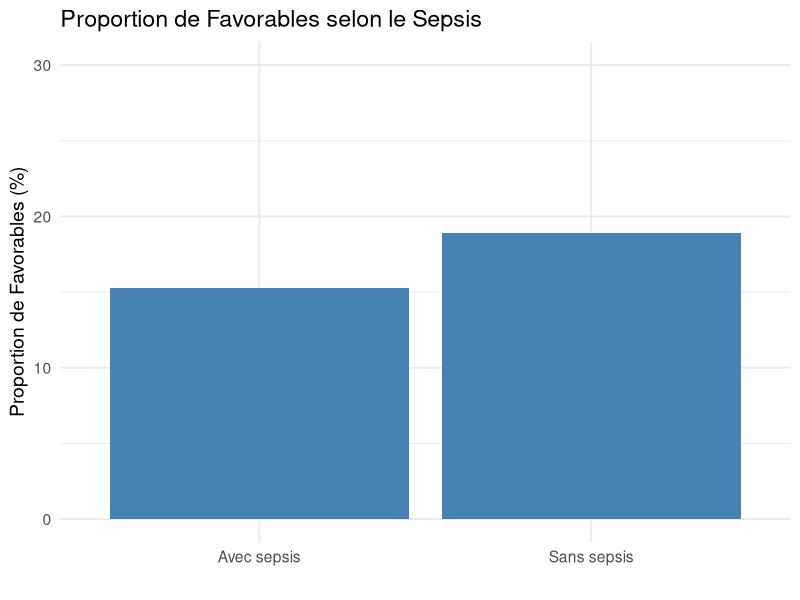
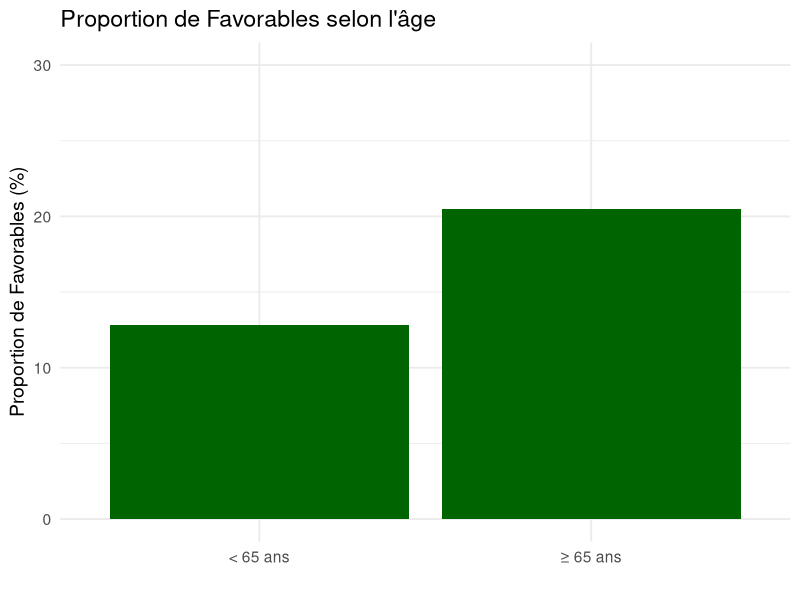
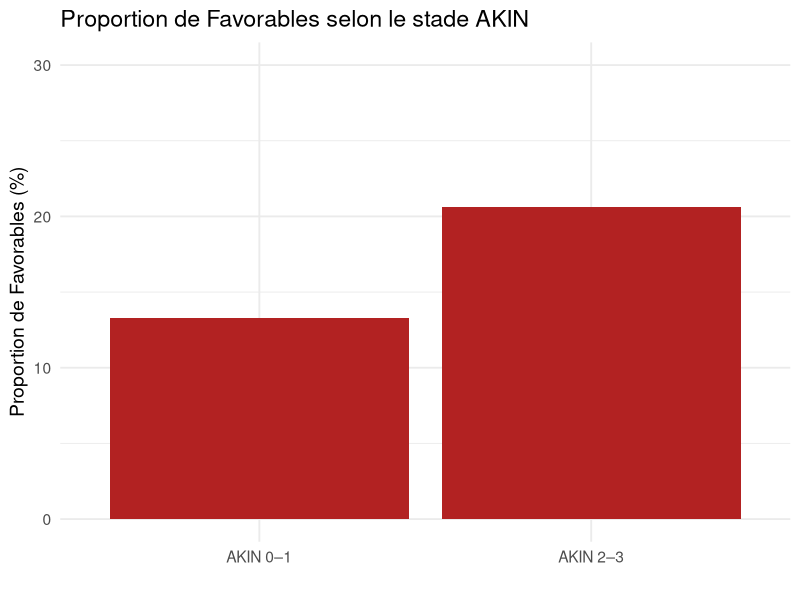
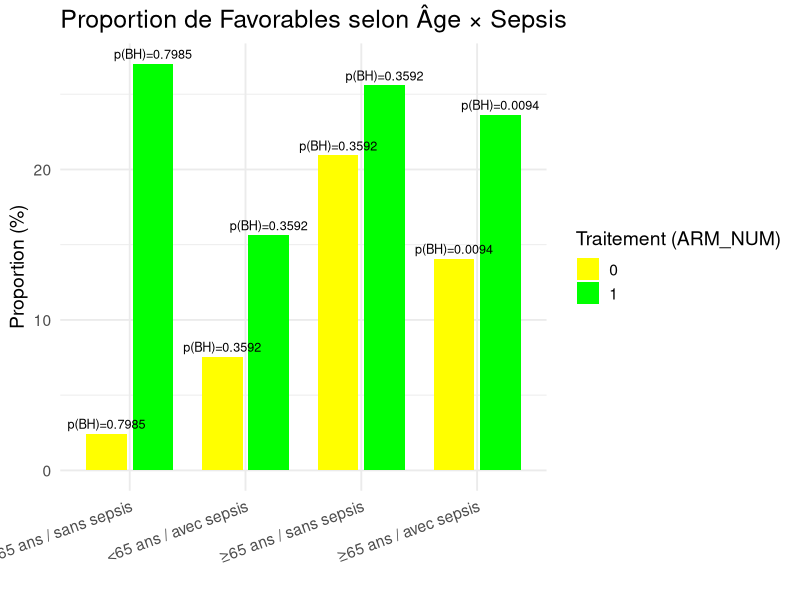
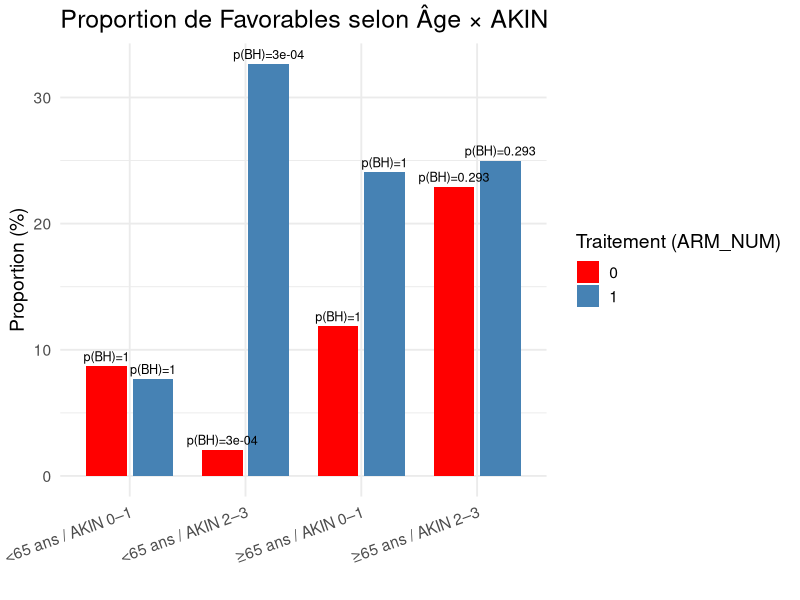
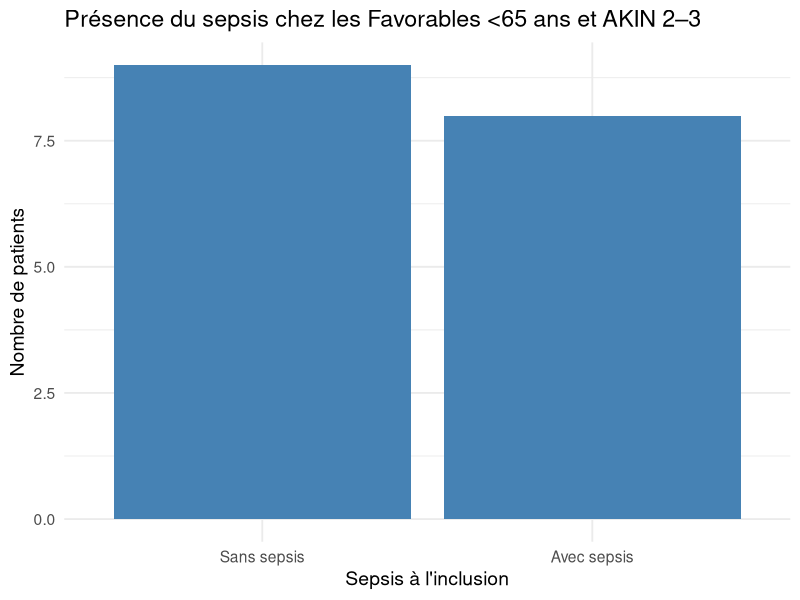
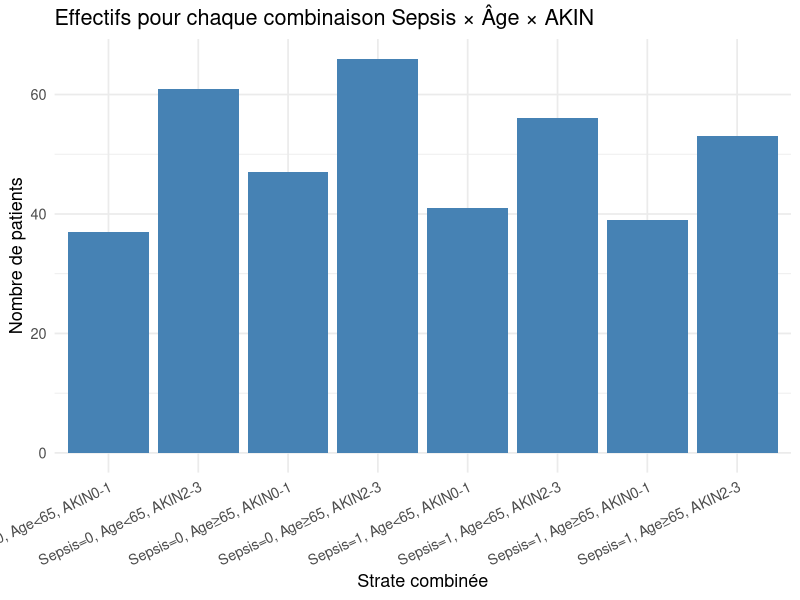

Write R code to recreate these figures, in order.
library(dplyr)
library(ggplot2)


df_VITAL_STATUS <- read.csv("Data/VITAL_STATUS.csv")
df_RANDOMIZATION <- read.csv("Data/RANDOMIZATION.csv")
df_SOFA <- read.csv("Data/SOFA.csv")

### Id les individus mort avant J28
Indiv_mort <- df_VITAL_STATUS %>%
  filter(VITAL_STATUS_D28 == 0) %>%
  select (SUBJID, SURNAME, NAME)
# 279 mort avant J28




### Création d'un df final 
# filtrage des modalités
df_RANDOMIZATION <- df_RANDOMIZATION %>%
  select(SUBJID,INCL_SEPSIS_YN,AGE_CLASS,INCL_AKIN,ARM_NUM)

df_VITAL_STATUS <- df_VITAL_STATUS %>%
  select(SUBJID,VITAL_STATUS_D28)

df_SOFA <- df_SOFA %>%
  select(SUBJID,SOFA_hepatic_D7,SOFA_cardiovasc_D7, SOFA_respiratory_D7, SOFA_neurologic_D7, SOFA_renal_D7, SOFA_haematologic_D7)


### Fusion finale
data <- df_RANDOMIZATION %>%
  left_join(df_VITAL_STATUS, by = "SUBJID") %>%
  left_join(df_SOFA, by = "SUBJID")




#calcul de l'estimateur / patient : Sofa < 3: (1) /Non (0)
#et calcul de l'estimateur / patient : Favorable(1) /Non (0)
#initialisation des nouvelles variables :
data$Sofa_ok<-rep(NA, 400)
data$Favorable<-rep(NA, 400)

for (i in 1:400) {
  data[i,"Sofa_ok"]<-if (max(data[i,c("SOFA_hepatic_D7","SOFA_cardiovasc_D7", "SOFA_respiratory_D7", "SOFA_neurologic_D7", "SOFA_renal_D7", "SOFA_haematologic_D7")]) < 3) 1 else 0 #Sofa_ok
  data[i,'Favorable']<-if(data[i,"VITAL_STATUS_D28"]== 1 & data[i,"Sofa_ok"]==1) 1 else 0 #Favorable 1/0
}



data <- data %>%
  select (SUBJID, INCL_SEPSIS_YN, AGE_CLASS, INCL_AKIN, VITAL_STATUS_D28, Sofa_ok, Favorable, ARM_NUM)


###### Exploration 
sum(data$Favorable) #67 Favorable
sum(data$Sofa_ok) # 193 SOfa OK
sum(data$VITAL_STATUS_D28) #121 Survivants 28J

sum(data$ARM_NUM) #199 traité au SB

a <- sum(data$Favorable == 1 & data$ARM_NUM == 1) #44
c <- sum(data$Favorable == 1 & data$ARM_NUM == 0) #23
b <- sum(data$Favorable == 0 & data$ARM_NUM == 1) #155
d <- sum(data$Favorable == 0 & data$ARM_NUM == 0) #178

Tab_contingence <- matrix(
  c(a, b, c, d),
  nrow = 2,
  byrow = TRUE,
  dimnames = list(
    ARM_NUM   = c("1_traitement_SB", "0_sans_SB"),
    Favorable = c("1_oui", "0_non")
  )
)

Tab_contingence


#######################

sum(data$AGE_CLASS == 1 & data$Favorable == 1  & data$ARM_NUM == 1)
sum(data$AGE_CLASS == 0 & data$Favorable == 1  & data$ARM_NUM == 1)
sum(data$AGE_CLASS == 1 & data$VITAL_STATUS_D28 == 1)


############# Test du chi2 #############

res_chi2 <- chisq.test(Tab_contingence, correct = FALSE)
res_chi2

res_chi2$expected #effectif attendue 
res_chi2$p.value


# p = 0.00428 < 0.05 donc on rejette HO donc une issue favorable dépend du traitement reçu 

#################### ODDS #########

# Odds ratio brut
OR <- (a * d) / (b * c)
OR

# Log(OR) et erreur standard
log_OR <- log(OR)
SE_log_OR <- sqrt(1/a + 1/b + 1/c + 1/d)
log_OR
SE_log_OR
# Intervalle de confiance à 95 %
IC_inf <- exp(log_OR - 1.96 * SE_log_OR)
IC_sup <- exp(log_OR + 1.96 * SE_log_OR)

OR
IC_inf
IC_sup


#stratification
table_sepsis <- table(data$Favorable, data$INCL_SEPSIS_YN)
table_sepsis

table_age <- table(data$Favorable, data$AGE_CLASS)
table_age
table_akin <- table(data$Favorable, data$INCL_AKIN)
table_akin
library(ggplot2)
df_plot <- data.frame(
  Groupe = c("Sans sepsis", "Avec sepsis",
             "< 65 ans", "≥ 65 ans",
             "AKIN 0–1", "AKIN 2–3"),
  Pourcentage = c(
    31/(31+133)*100, 36/(36+200)*100,
    25/(25+170)*100, 42/(42+163)*100,
    28/(28+183)*100, 39/(39+150)*100
  ),
  Type = c("Sepsis", "Sepsis",
           "Âge", "Âge",
           "AKIN", "AKIN")
)
ggplot(df_plot %>% filter(Type == "Sepsis"),
       aes(x = Groupe, y = Pourcentage)) +
  geom_bar(stat = "identity", fill = "steelblue") +
  ylim(0, 30) +
  labs(title = "Proportion de Favorables selon le Sepsis",
       x = "",
       y = "Proportion de Favorables (%)") +
  theme_minimal(base_size = 14)

ggplot(df_plot %>% filter(Type == "Âge"),
       aes(x = Groupe, y = Pourcentage)) +
  geom_bar(stat = "identity", fill = "darkgreen") +
  ylim(0, 30) +
  labs(title = "Proportion de Favorables selon l'âge",
       x = "",
       y = "Proportion de Favorables (%)") +
  theme_minimal(base_size = 14)

ggplot(df_plot %>% filter(Type == "AKIN"),
       aes(x = Groupe, y = Pourcentage)) +
  geom_bar(stat = "identity", fill = "firebrick") +
  ylim(0, 30) +
  labs(title = "Proportion de Favorables selon le stade AKIN",
       x = "",
       y = "Proportion de Favorables (%)") +
  theme_minimal(base_size = 14)


# Sepsis = 0
tab_sepsis0 <- table(
  data$Favorable[data$INCL_SEPSIS_YN == 0],
  data$ARM_NUM[data$INCL_SEPSIS_YN == 0]
)
tab_sepsis0

p_sepsis0 <- if(any(tab_sepsis0 < 5)) {
  fisher.test(tab_sepsis0)$p.value
} else {
  chisq.test(tab_sepsis0)$p.value
}

# Sepsis = 1
tab_sepsis1 <- table(
  data$Favorable[data$INCL_SEPSIS_YN == 1],
  data$ARM_NUM[data$INCL_SEPSIS_YN == 1]
)
tab_sepsis1

p_sepsis1 <- if(any(tab_sepsis1 < 5)) {
  fisher.test(tab_sepsis1)$p.value
} else {
  chisq.test(tab_sepsis1)$p.value
}
# Age < 65
tab_age0 <- table(
  data$Favorable[data$AGE_CLASS == 0],
  data$ARM_NUM[data$AGE_CLASS == 0]
)
tab_age0

p_age0 <- if(any(tab_age0 < 5)) {
  fisher.test(tab_age0)$p.value
} else {
  chisq.test(tab_age0)$p.value
}

# Age ≥ 65
tab_age1 <- table(
  data$Favorable[data$AGE_CLASS == 1],
  data$ARM_NUM[data$AGE_CLASS == 1]
)
tab_age1

p_age1 <- if(any(tab_age1 < 5)) {
  fisher.test(tab_age1)$p.value
} else {
  chisq.test(tab_age1)$p.value
}


# AKIN 0–1
tab_akin0 <- table(
  data$Favorable[data$INCL_AKIN == 0],
  data$ARM_NUM[data$INCL_AKIN == 0]
)
tab_akin0

p_akin0 <- if(any(tab_akin0 < 5)) {
  fisher.test(tab_akin0)$p.value
} else {
  chisq.test(tab_akin0)$p.value
}

# AKIN 2–3
tab_akin1 <- table(
  data$Favorable[data$INCL_AKIN == 1],
  data$ARM_NUM[data$INCL_AKIN == 1]
)
tab_akin1

p_akin1 <- if(any(tab_akin1 < 5)) {
  fisher.test(tab_akin1)$p.value
} else {
  chisq.test(tab_akin1)$p.value
}



p_traitement_strat <- c(
  p_sepsis0, p_sepsis1,
  p_age0, p_age1,
  p_akin0, p_akin1
)

p_traitement_strat

# Correction Bonferroni (6 tests)
p_bonf_trait <- p.adjust(p_traitement_strat, method = "bonferroni")

# Correction Benjamini–Hochberg
p_bh_trait <- p.adjust(p_traitement_strat, method = "BH")
#correction holm
p_holm <- p.adjust(p_traitement_strat, method = "holm")
resultats_traitement_strat <- data.frame(
  Stratification = c("Sepsis=0", "Sepsis=1", "Âge<65", "Âge≥65", "AKIN 0–1", "AKIN 2–3"),
  p_brut = p_traitement_strat,
  p_bonferroni = p_bonf_trait,
  p_Holm = p_holm,
  p_BH = p_bh_trait
)

resultats_traitement_strat
#D'après l'analyse du tab :
#Le traitement fonctionne significativement chez les patients avec insuffisance rénale aiguë sévère (AKIN 2–3).
#Le traitement est significativement efficace chez les patients de moins de 65 ans.










##########################################################################################################################













#######age x sepsis
# on analyse les4 sous-groupes cliniques combinés d'ages et sepsis



data$AGE_SEPSIS <- interaction(data$AGE_CLASS, data$INCL_SEPSIS_YN)
table(data$AGE_SEPSIS)
p_values_age_sepsis <- c()
#Pour chaque groupe, tu testes l’effet du traitement SB
for (g in unique(data$AGE_SEPSIS)) {
  cat("\nGROUPE :", g, "\n")
  
  tab <- table(
    data$Favorable[data$AGE_SEPSIS == g],
    data$ARM_NUM[data$AGE_SEPSIS == g]
  )
  
  print(tab)
  
  p_values_age_sepsis <- c(
    p_values_age_sepsis,
    if(any(tab < 5)) fisher.test(tab)$p.value else chisq.test(tab)$p.value
  )
}
#Groupe 4 : 0.0 = <65 ans et sans sepsis montre un effet très fort du traitement.
p_values_age_sepsis
# 0.7985   0.2544   0.2694   0.00235
p.adjust(p_values_age_sepsis, method = "BH")
# 0.7985   0.3592   0.3592   0.0094
#donc que le groupe 4 est significatif
# DONC LE GROUPES DES PATIENTS MOINS DE 65 ANS ET SANS SEPSIS SONT BIEN RECEPTIVES AUX SB
############### age x akin
data$AGE_AKIN <- interaction(data$AGE_CLASS, data$INCL_AKIN)
table(data$AGE_AKIN)
p_values_age_akin <- c()

for (g in unique(data$AGE_AKIN)) {
  cat("\nGROUPE :", g, "\n")
  
  tab <- table(
    data$Favorable[data$AGE_AKIN == g],
    data$ARM_NUM[data$AGE_AKIN == g]
  )
  
  print(tab)
  
  p_values_age_akin <- c(
    p_values_age_akin,
    if(any(tab < 5)) fisher.test(tab)$p.value else chisq.test(tab)$p.value
  )
}
#énorme effet du traitement chez les jeunes avec insuffisance rénale sévère.
p_values_age_akin
# 1.000000e+00 1.000000e+00 7.461246e-05 1.465156e-01
p.adjust(p_values_age_akin, method = "BH")
# 1.0000000000 1.0000000000 0.0002984498 0.2930312911
#Le seul groupe avec un signal fort = 0.1 = <65 ans & AKIN 2–3
#choix du test selon les dim de la table pour eviter les bugs








####GRAPHES
library(ggplot2)
library(dplyr)

# 1. P-values BH (on aurait pu faire bonf revient au meme )
# Résumés par groupe pour les graphes Age × Sepsis et Age × AKIN

df_age_sepsis <- data %>%
  group_by(AGE_SEPSIS, ARM_NUM) %>%
  summarise(
    Favorables = sum(Favorable),
    Total = n(),
    Proportion = Favorables / Total * 100,
    .groups = "drop"
  )

df_age_akin <- data %>%
  group_by(AGE_AKIN, ARM_NUM) %>%
  summarise(
    Favorables = sum(Favorable),
    Total = n(),
    Proportion = Favorables / Total * 100,
    .groups = "drop"
  )

p_df_age_sepsis <- data.frame(
  AGE_SEPSIS = c("0.0","0.1","1.0","1.1"),
  pBH = p.adjust(p_values_age_sepsis, method = "BH")
)

# 2. IC WITH binom.test()
df_age_sepsis_IC <- df_age_sepsis %>%
  rowwise() %>%
  mutate(
    p = Favorables / Total,
    IC_low  = binom.test(Favorables, Total)$conf.int[1] * 100,
    IC_high = binom.test(Favorables, Total)$conf.int[2] * 100
  )

# 3. Merge LES 3
df_plot_age_sepsis <- df_age_sepsis_IC %>%
  left_join(p_df_age_sepsis, by = "AGE_SEPSIS") %>%
  mutate(
    Groupe = factor(AGE_SEPSIS,
                    levels = c("0.0","0.1","1.0","1.1"),
                    labels = c("<65 ans / sans sepsis",
                               "<65 ans / avec sepsis",
                               "≥65 ans / sans sepsis",
                               "≥65 ans / avec sepsis"))
  )

# 4. Graphique propre et fonctionnel
ggplot(df_plot_age_sepsis, aes(x = Groupe, y = Proportion, fill = factor(ARM_NUM))) +
  geom_bar(stat = "identity", position = position_dodge(width = 0.8), width = 0.7) +
  
 
  geom_text(aes(label = paste0("p(BH)=", round(pBH,4))),
            position = position_dodge(width = 0.8),
            vjust = -0.5, size = 3.2, color = "black") +
  
  scale_fill_manual(values = c("yellow", "green")) +
  
  labs(title = "Proportion de Favorables selon Âge × Sepsis",
       x = "",
       y = "Proportion (%)",
       fill = "Traitement (ARM_NUM)") +
  
  theme_minimal(base_size = 14) +
  theme(axis.text.x = element_text(angle = 20, hjust = 1),
        plot.title = element_text(size = 18))
# On remarque que toujours la proportions de fav avec SB sont tjrs sup a ceux sans
#mais le groupe>65 ans avec sepsis repondent bien eu SB avec une p-value 0.009
#  P-values BH pour Âge × AKIN
p_df_age_akin <- data.frame(
  AGE_AKIN = c("0.0","1.0","0.1","1.1"),
  pBH = p.adjust(p_values_age_akin, method = "BH")
)

# Calcul des IC exacts binomiaux
df_age_akin_IC <- df_age_akin %>%
  rowwise() %>%
  mutate(
    p = Favorables / Total,
    IC_low  = binom.test(Favorables, Total)$conf.int[1] * 100,
    IC_high = binom.test(Favorables, Total)$conf.int[2] * 100
  )

#  Fusion des p-values + ajout des labels propres
df_plot_age_akin <- df_age_akin_IC %>%
  left_join(p_df_age_akin, by = "AGE_AKIN") %>%
  mutate(
    Groupe = factor(AGE_AKIN,
                    levels = c("0.0","0.1","1.0","1.1"),
                    labels = c("<65 ans / AKIN 0–1",
                               "<65 ans / AKIN 2–3",
                               "≥65 ans / AKIN 0–1",
                               "≥65 ans / AKIN 2–3"))
  )

# 4. Graphique final publication-ready
ggplot(df_plot_age_akin, aes(x = Groupe, y = Proportion, fill = factor(ARM_NUM))) +
  geom_bar(stat = "identity", position = position_dodge(width = 0.8), width = 0.7) +
  
  
  
  geom_text(aes(label = paste0("p(BH)=", round(pBH,4))),
            position = position_dodge(width = 0.8),
            vjust = -0.5, size = 3.2, color = "black") +
  
  scale_fill_manual(values = c("red", "steelblue")) +
  
  labs(title = "Proportion de Favorables selon Âge × AKIN",
       x = "",
       y = "Proportion (%)",
       fill = "Traitement (ARM_NUM)") +
  
  theme_minimal(base_size = 14) +
  theme(axis.text.x = element_text(angle = 20, hjust = 1),
        plot.title = element_text(size = 18))
#le traitement de bicarbonate marche plus sur les moins de 65 ans et AKIN 2-3 (17 patients dans ce cas), 16 d entre eux ont recu le traitement  FAVORABLEE
#en plus la p-value est tres petite donc significative
# Sous-groupe  : Favorables + âge < 65 + AKIN 2–3
subset_sepsis_visual <- data %>%
  filter(Favorable == 1,
         AGE_CLASS == 0,     # < 65 ans
         INCL_AKIN == 1)     # AKIN 2–3
table(subset_sepsis_visual$INCL_SEPSIS_YN) #17 patients dans ce groupe 
#9 sans sepsis et 8 avec sepsis
library(ggplot2)

ggplot(subset_sepsis_visual, 
       aes(x = factor(INCL_SEPSIS_YN,
                      labels = c("Sans sepsis", "Avec sepsis")))) +
  geom_bar(fill = "steelblue") +
  labs(
    title = "Présence du sepsis chez les Favorables <65 ans et AKIN 2–3",
    x = "Sepsis à l'inclusion",
    y = "Nombre de patients"
  ) +
  theme_minimal(base_size = 14)

#donc on ne peut rien dire car on voulait expliquer pourquoi ils sont favorables alors que le AKIN est 2-3 et <65
table(subset_sepsis_visual$ARM_NUM)
#DONC 16/17 ONT RECU LE TRAITEMENT DONC CA EXPLIQUE POURQUOI ILS SONT FAVORABLES 
patient_sans_traitement <- subset_sepsis_visual %>%
  filter(ARM_NUM == 0)

patient_sans_traitement

#on essaie de voir l'effectif quand on les combine a 3 ces variables de stratificatifs pour voir si on peut faire un test a 3 ou non 

data$STRAT_COMBO <- interaction(
  data$INCL_SEPSIS_YN,
  data$AGE_CLASS,
  data$INCL_AKIN,
  sep = "_"
)
table(data$STRAT_COMBO)
data$STRAT_COMBO_LABEL <- factor(
  data$STRAT_COMBO,
  labels = c(
    "Sepsis=0, Age<65, AKIN0-1",
    "Sepsis=0, Age<65, AKIN2-3",
    "Sepsis=0, Age≥65, AKIN0-1",
    "Sepsis=0, Age≥65, AKIN2-3",
    "Sepsis=1, Age<65, AKIN0-1",
    "Sepsis=1, Age<65, AKIN2-3",
    "Sepsis=1, Age≥65, AKIN0-1",
    "Sepsis=1, Age≥65, AKIN2-3"
  )
)
library(ggplot2)

ggplot(data, aes(x = STRAT_COMBO_LABEL)) +
  geom_bar(fill = "steelblue") +
  labs(
    title = "Effectifs pour chaque combinaison Sepsis × Âge × AKIN",
    x = "Strate combinée",
    y = "Nombre de patients"
  ) +
  theme_minimal(base_size = 13) +
  theme(axis.text.x = element_text(angle = 25, hjust = 1))
table(data$STRAT_COMBO, data$Favorable)
table_age_traitement <- table(data$AGE_CLASS, data$ARM_NUM)
table_age_traitement
#l'objectif de tester et de pouvoir comparer les combinaisons donc meme l'option de choisir qlqs combinaisons ou l'effectifs est raisonables et tester est non pris en compte 

